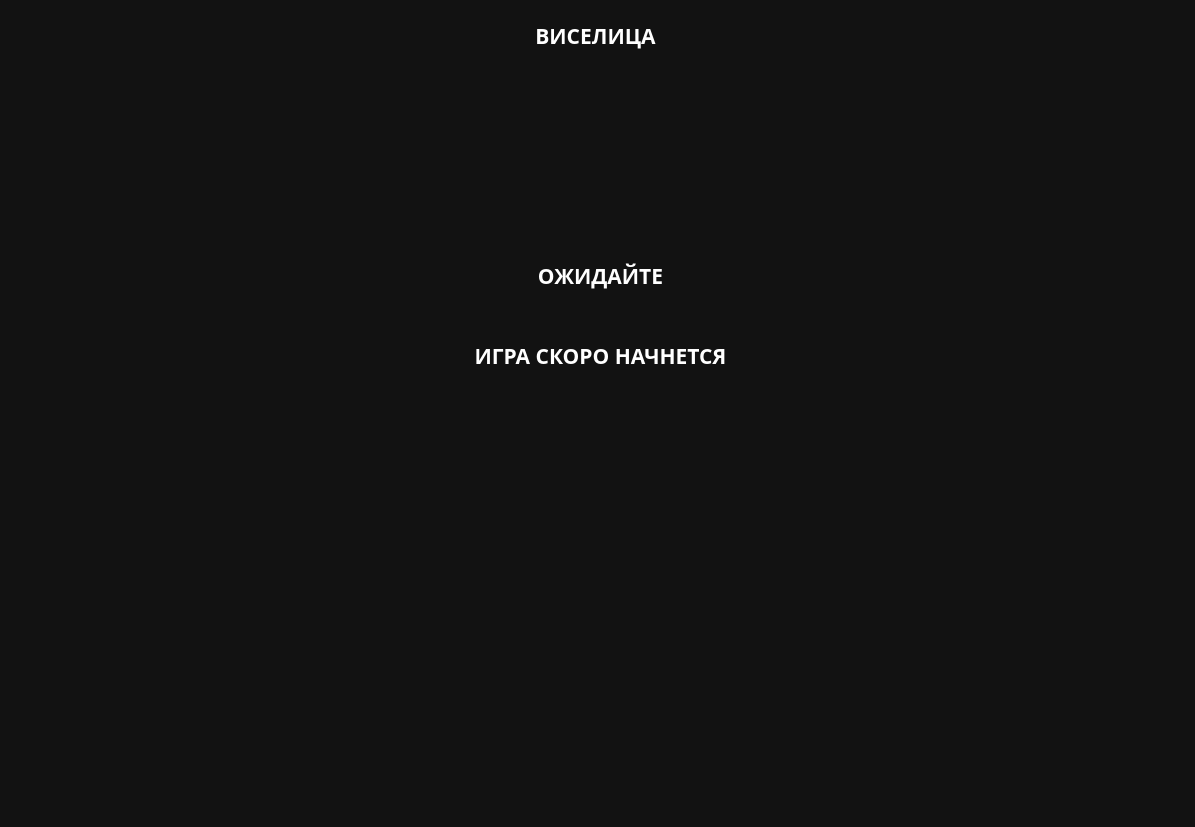
<?xml version="1.0" encoding="UTF-8"?>
<ui version="4.0">
 <class>MainWindow</class>
 <widget class="QMainWindow" name="MainWindow">
  <property name="geometry">
   <rect>
    <x>0</x>
    <y>0</y>
    <width>1195</width>
    <height>827</height>
   </rect>
  </property>
  <property name="windowTitle">
   <string>Gallows</string>
  </property>
  <property name="styleSheet">
   <string notr="true">QWidget {
	color: white;
	background-color: #121212;
	font-family: Rubik;
	font-size: 16pt;
	font-weight: 600;
}
QPushButton {
	background-color: green;
	border: none;
}
QPushButton:hover {
	background-color: #7CFC00;
}

QPushButton:pressed {
	background-color: #228B22;
}

pushButton {
	background-color: white;
	border: none;
}</string>
  </property>
  <widget class="QWidget" name="centralwidget">
   <widget class="QLabel" name="label">
    <property name="geometry">
     <rect>
      <x>0</x>
      <y>10</y>
      <width>1191</width>
      <height>51</height>
     </rect>
    </property>
    <property name="sizePolicy">
     <sizepolicy hsizetype="Preferred" vsizetype="Maximum">
      <horstretch>0</horstretch>
      <verstretch>0</verstretch>
     </sizepolicy>
    </property>
    <property name="text">
     <string>ВИСЕЛИЦА</string>
    </property>
    <property name="textFormat">
     <enum>Qt::AutoText</enum>
    </property>
    <property name="scaledContents">
     <bool>false</bool>
    </property>
    <property name="alignment">
     <set>Qt::AlignCenter</set>
    </property>
   </widget>
   <widget class="QLabel" name="status">
    <property name="geometry">
     <rect>
      <x>10</x>
      <y>250</y>
      <width>1181</width>
      <height>51</height>
     </rect>
    </property>
    <property name="text">
     <string>ОЖИДАЙТЕ</string>
    </property>
    <property name="alignment">
     <set>Qt::AlignCenter</set>
    </property>
   </widget>
   <widget class="QLabel" name="status_2">
    <property name="geometry">
     <rect>
      <x>10</x>
      <y>330</y>
      <width>1181</width>
      <height>51</height>
     </rect>
    </property>
    <property name="text">
     <string>ИГРА СКОРО НАЧНЕТСЯ</string>
    </property>
    <property name="alignment">
     <set>Qt::AlignCenter</set>
    </property>
   </widget>
  </widget>
 </widget>
 <resources/>
 <connections/>
</ui>
